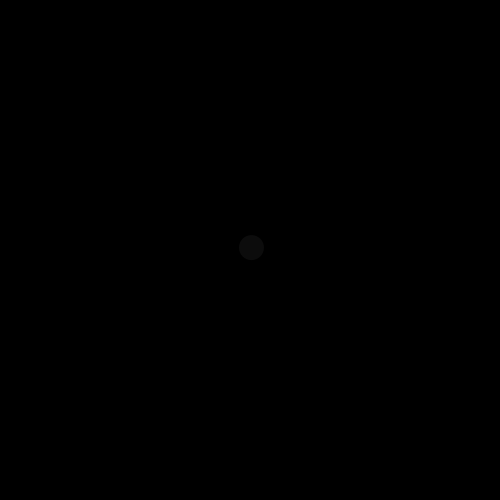
Frame 1 (no input)
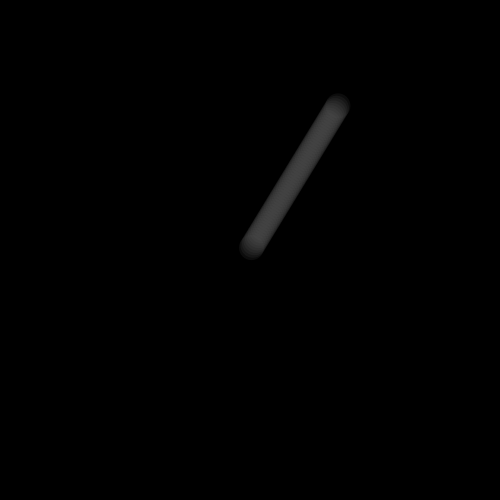
Frame 60 (the mouse pressed at the canvas centre just before this capture)
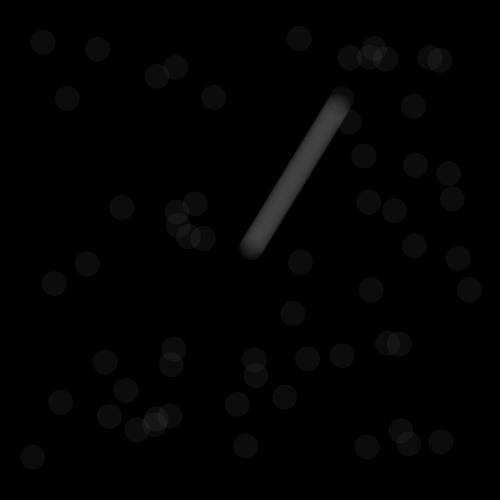
Frame 120 (the mouse held since frame 60 and released just before this capture)

The Processing sketch that drew these frames (run headless with seeded random() and noise(); from frame 60 on, the mouse is pressed at the canvas centre):

// Processing sketch: processing_8149
// ── processing_8149.pde

// Keith O'Hara <kohara@bard.edu>
// March 8 2010 Lecture

float x, y, vy, vx;
int radius = 25;

void setup()
{
  size(500, 500);
  smooth();
  x = width/2;
  y = height/2;
  vx = random(-5, 5);
  vy = random(-5, 5);
  background(0);
  noStroke();
  fill(96, 32);
}

void draw()
{
  if (mousePressed)
  {
    vx = random(-5, 5);
    vy = random(-5, 5);
    x = random(radius, width-radius);
    y = random(radius, height-radius);
  }
  
  if (x <= radius || x >= width-radius || y <= radius || y >= height-radius)
  {
    vx = random(-5, 5);
    vy = random(-5, 5);
  }

  x = x + vx;
  y = y + vy;

  x = constrain(x, radius, width  - radius);
  y = constrain(y, radius, height - radius);
  
  ellipse(x, y, radius, radius);
}
